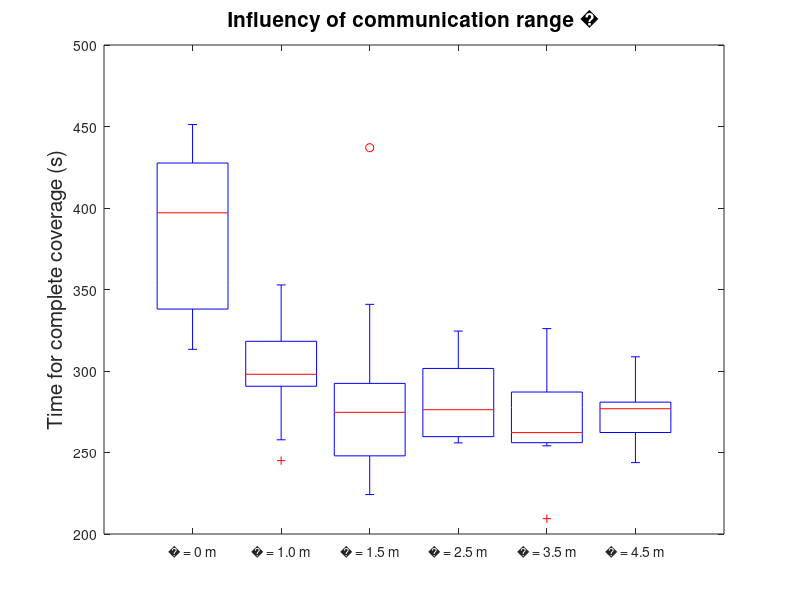
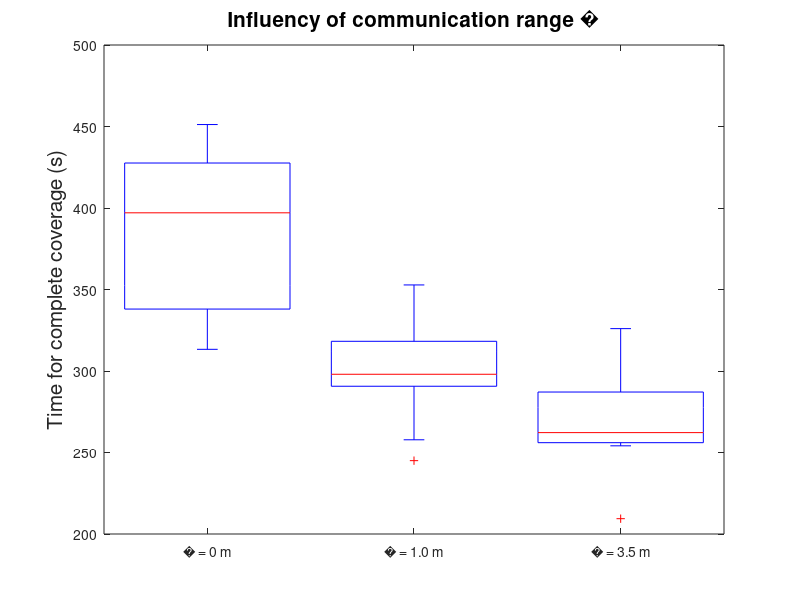

Source code (MATLAB) for these figures, in order:
% %Depots = [41 69 6 16 50 25 8 44 34 55 51 74 43 24 57 13 18 17 31 71]
% 
% b_1 = [103.0 92.3 38.6 64.2 154.1 89.1 50.6 322.4 111.1 264.5];
% 
% b_2 = [203.4 205.5 338.1 315.8 302.6 24.3 276.6 126.2 86.5 246.8 282.0 152.2 210.3 16.8 317.1 81.9 218.1 189.1 132.7 233.7];
% meet_2 = [1 1 1 1 1 0 1 1 0 1 1 0 0 0 0 0 0 1 1 1];
% b_2 = b_2(1:10);
% 
% b_3 = [126.4 18.4 117.3 73.2 33.3 167.8 135.7 298.0 94.1 324.8];
% meet_3 = [3 0 3 0 0 3 2 6 1 5];
% 
% %R_4 = [100.6 126.7 39.4 68.4 107.6 184.7 32.8 142.8 66.9 142.7 142.5 127.1 159.8 17.9 103.5 73.1 67.7 52.1 102.8 29.9];
% b_4 = [123.5 122.6 38.6 81.6 143.0 24.2 115.2 225.0 116.2 70.7];
% meet_4 = [2 2 0 2 2 0 2 1 2 1];
% 
% 
% 
% 
% 
% 
% 
% % length(R_1)
% % length(R_2)
% % length(R_3)
% % length(R_4)
% 
% 
% figure(10)
% x = [b_1;b_2;b_3;b_4];
% boxplot(x','Labels',{[char(946) ' = 1.5'],[char(946) ' = 2.5'],[char(946) ' = 3.5'],[char(946) ' = 4.5']})
% 
% 
% title('Variation of object position','FontSize',15)
% % xlabel('Number of robots','FontSize',15)
% ylabel('Time (s)','FontSize',15)
% % grid on
% 
% 





%% Experiment varying start positions also



% In the experiment were considered 3 robots with the same starting
% position
M = [324.6	289.8	340.9	324.5	287.3	308.7;
390.7	345.5	437	307.3	257.3	281.9;
313.3	307.8	293.6	275.7	209.4	260.2;
318.2	293.2	247	256.3	326	243.8;
445.9	352.8	277.6	276.8	255.6	277;
451.2	300.7	224.2	270	265.8	277.9;
403.4	295.3	244.7	284.4	258.6	296.1;
378.2	245	250.8	256.3	286.5	276.7;
432.9	257.8	271.7	255.9	254.1	261.2;
411.7	321.7	288.8	320.4	309.9	265.5];



figure(10)
boxplot(M,'Labels',{[char(946) ' = 0 m'],[char(946) ' = 1.0 m'],[char(946) ' = 1.5 m'],[char(946) ' = 2.5 m'],[char(946) ' = 3.5 m'],[char(946) ' = 4.5 m']})
title(sprintf('Influency of communication range %c',char(946)),'FontSize',15)
% xlabel('Number of robots','FontSize',15)
ylabel('Time for complete coverage (s)','FontSize',15)
% grid on

M = M(:,[1,2,5])
figure(100)
boxplot(M,'Labels',{[char(946) ' = 0 m'],[char(946) ' = 1.0 m'],[char(946) ' = 3.5 m']})
title(sprintf('Influency of communication range %c',char(946)),'FontSize',15)
% xlabel('Number of robots','FontSize',15)
ylabel('Time for complete coverage (s)','FontSize',15)
% grid on


